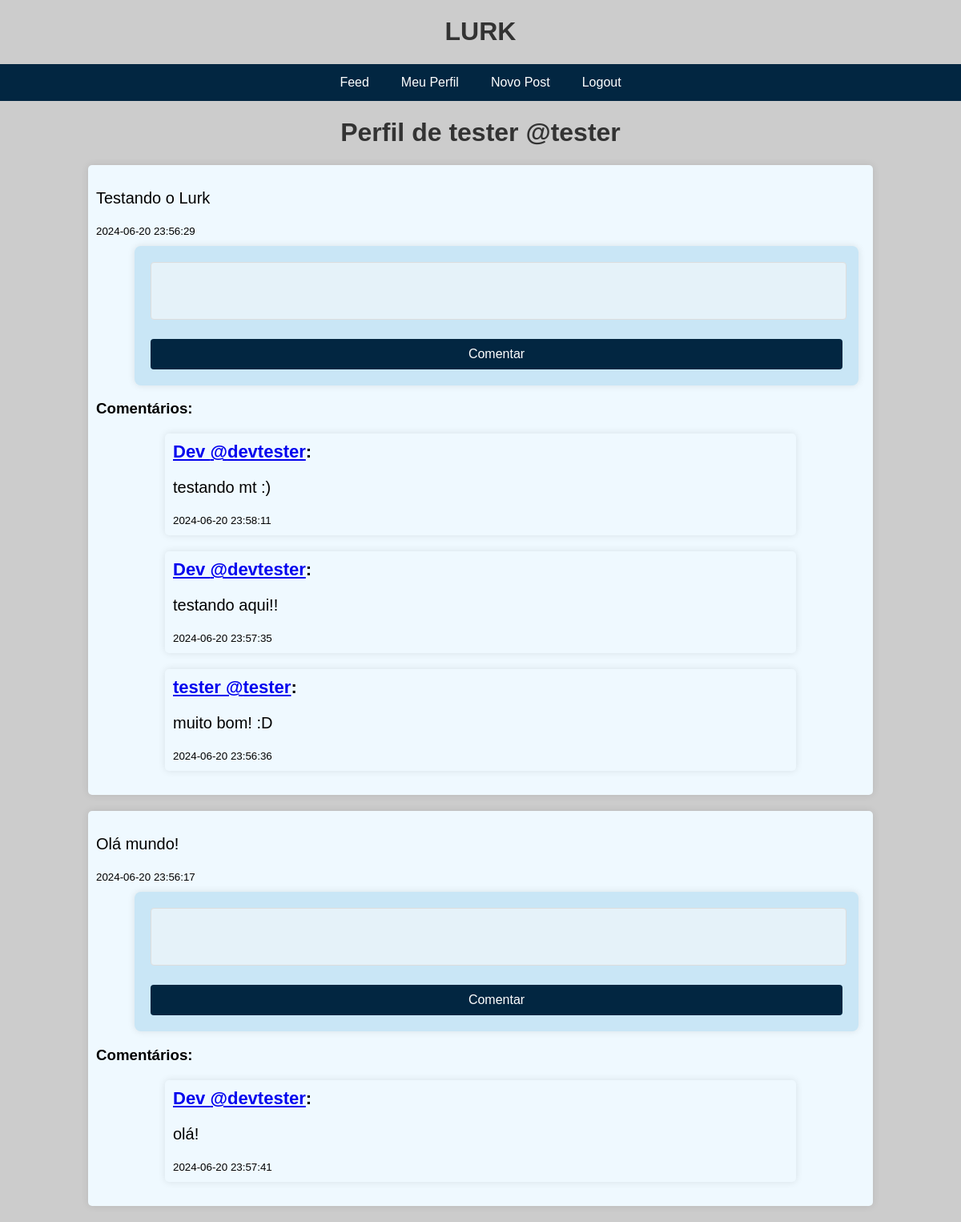
/pages/perfil.php?username=tester (signed in), run on the app's committed database.
### tables this page shows
CREATE TABLE `usuarios` (
  `id` int NOT NULL AUTO_INCREMENT,
  `nome` varchar(100) NOT NULL,
  `email` varchar(100) NOT NULL,
  `senha` varchar(255) NOT NULL,
  `data_registro` timestamp NULL DEFAULT CURRENT_TIMESTAMP,
  `username` varchar(50) DEFAULT NULL,
  PRIMARY KEY (`id`),
  UNIQUE KEY `email` (`email`),
  UNIQUE KEY `unique_username` (`username`)
);

CREATE TABLE `posts` (
  `id` int NOT NULL AUTO_INCREMENT,
  `usuario_id` int NOT NULL,
  `conteudo` text NOT NULL,
  `data_postagem` timestamp NULL DEFAULT CURRENT_TIMESTAMP,
  PRIMARY KEY (`id`),
  KEY `usuario_id` (`usuario_id`),
  CONSTRAINT `posts_ibfk_1` FOREIGN KEY (`usuario_id`) REFERENCES `usuarios` (`id`)
);

CREATE TABLE `comentarios` (
  `id` int NOT NULL AUTO_INCREMENT,
  `post_id` int NOT NULL,
  `usuario_id` int NOT NULL,
  `conteudo` text NOT NULL,
  `data_comentario` timestamp NULL DEFAULT CURRENT_TIMESTAMP,
  PRIMARY KEY (`id`),
  KEY `post_id` (`post_id`),
  KEY `usuario_id` (`usuario_id`),
  CONSTRAINT `comentarios_ibfk_1` FOREIGN KEY (`post_id`) REFERENCES `posts` (`id`),
  CONSTRAINT `comentarios_ibfk_2` FOREIGN KEY (`usuario_id`) REFERENCES `usuarios` (`id`)
);

### pages/perfil.php (the view, shortened to what this page needs)
<?php
include '../includes/db.php';
$username = $_GET['username'];
$stmt = $pdo->prepare('SELECT * FROM usuarios WHERE username = ?');
$stmt->execute([$username]);
$usuario = $stmt->fetch();
$stmt = $pdo->prepare('SELECT * FROM posts WHERE usuario_id = ? ORDER BY data_postagem DESC');
$stmt->execute([$usuario['id']]);
$posts = $stmt->fetchAll();
?>
<!DOCTYPE html>
<html lang="pt-br">
<head>
    <link rel="stylesheet" href="feed.css">
</head>
<body>
<header>
<h1>LURK</h1>
    <nav>
    <ul>
        <li><a href="feed.php">Feed</a></li>
        <li><a href="/rede_social-main/pages/perfil.php?id=<?php echo $_SESSION['usuario_id']; ?>">Meu Perfil</a></li>
        <li><a href="post.php">Novo Post</a></li>
        <li><a href="logout.php">Logout</a></li>
    </ul>
</nav>
    </header>
    <h1>Perfil de <?php echo htmlspecialchars($usuario['nome']) . ' @' . htmlspecialchars($usuario['username']); ?></h1>
    <?php foreach ($posts as $post): ?>
        <div class="post">
            <p><?php echo htmlspecialchars($post['conteudo']); ?></p>
            <small><?php echo $post['data_postagem']; ?></small>
            <form method="post" action="comentar.php">
                <textarea name="conteudo" required></textarea>
                <button type="submit">Comentar</button>
            </form>
            <h3>Comentários:</h3>
            <?php
            $stmt = $pdo->prepare('SELECT comentarios.*, usuarios.nome, usuarios.username FROM comentarios JOIN usuarios ON comentarios.usuario_id = usuarios.id WHERE post_id = ? ORDER BY data_comentario DESC');
            $stmt->execute([$post['id']]);
            $comentarios = $stmt->fetchAll();
            ?>
            <?php foreach ($comentarios as $comentario): ?>
                <div class="comentario">
                    <strong><a href="perfil.php?username=<?php echo $comentario['username']; ?>"><?php echo htmlspecialchars($comentario['nome']) . ' @' . htmlspecialchars($comentario['username']); ?></a>:</strong>
                    <p><?php echo htmlspecialchars($comentario['conteudo']); ?></p>
                    <small><?php echo $comentario['data_comentario']; ?></small>
                </div>
            <?php endforeach; ?>
        </div>
    <?php endforeach; ?>
</body>
</html>

### pages/feed.css (style rules this page uses)
body { font-family: Arial, sans-serif; background-color: #ccc; margin: 0; padding: 0; }
nav ul { list-style-type: none; padding: 0; margin: 0; background-color: #022641 !important; overflow: hidden; display: flex !important; justify-content: center !important; }
nav ul li { float: left; }
nav ul li a { display: block; color: white; text-align: center; padding: 14px 20px; text-decoration: none; }
h1 { text-align: center; color: #333; }
.post, .comentario { background-color: rgb(239, 249, 255); margin: 20px auto; padding: 10px; border-radius: 5px; box-shadow: 0 0 10px rgba(0,0,0,0.1); width: 80%; }
.post h2, .comentario strong { color: #000000; font-size: 22px; }
.post p, .comentario p { color: #000000 !important; font-size: 20px !important; }
form { margin: 10px 0; }
textarea { width: 100%; padding: 10px; border-radius: 5px; border: 1px solid #ddd; }
form { background-color: rgb(201, 230, 246); padding: 20px; border-radius: 8px; box-shadow: 0 0 10px rgba(0, 0, 0, 0.1); width: 90%; margin-left: 5%; }
form textarea { width: 98%; height: 50px; padding: 10px; border: 1px solid #ddd; border-radius: 4px; resize: none; font-size: 14px; margin-bottom: 20px; font-size: 20px; background-color: rgb(229, 242, 249); }
form button { display: inline-block; width: 100%; padding: 10px; border: none; border-radius: 4px; background-color: #022641; color: #fff; font-size: 16px; cursor: pointer; }
button { background-color: #333; color: white; padding: 10px 15px; border: none; border-radius: 5px; cursor: pointer; }

### data on the page
usuarios: nome "tester", username "tester"
posts: conteudo "Testando o Lurk", data_postagem "2024-06-20 23:56:29"
comentarios: usuario.nome "Dev", usuario.username "devtester", conteudo "testando mt :)", data_comentario "2024-06-20 23:58:11"
comentarios: usuario.nome "Dev", usuario.username "devtester", conteudo "testando aqui!!", data_comentario "2024-06-20 23:57:35"
comentarios: usuario.nome "tester", usuario.username "tester", conteudo "muito bom! :D", data_comentario "2024-06-20 23:56:36"
posts: conteudo "Olá mundo!", data_postagem "2024-06-20 23:56:17"
comentarios: usuario.nome "Dev", usuario.username "devtester", conteudo "olá!", data_comentario "2024-06-20 23:57:41"
